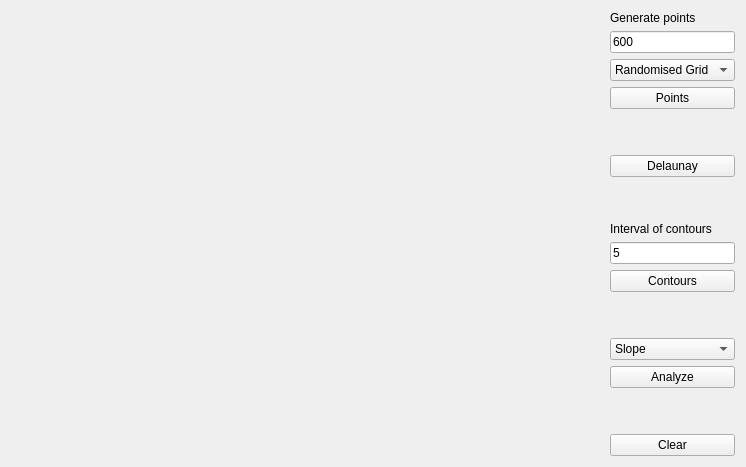
<?xml version="1.0" encoding="UTF-8"?>
<ui version="4.0">
 <class>Widget</class>
 <widget class="QWidget" name="Widget">
  <property name="geometry">
   <rect>
    <x>0</x>
    <y>0</y>
    <width>746</width>
    <height>467</height>
   </rect>
  </property>
  <property name="windowTitle">
   <string>DTM</string>
  </property>
  <layout class="QHBoxLayout" name="horizontalLayout">
   <item>
    <widget class="Draw" name="Canvas" native="true">
     <property name="sizePolicy">
      <sizepolicy hsizetype="Preferred" vsizetype="Preferred">
       <horstretch>1</horstretch>
       <verstretch>1</verstretch>
      </sizepolicy>
     </property>
    </widget>
   </item>
   <item>
    <layout class="QVBoxLayout" name="verticalLayout">
     <item>
      <widget class="QLabel" name="label">
       <property name="text">
        <string>Generate points</string>
       </property>
      </widget>
     </item>
     <item>
      <widget class="QLineEdit" name="points_count">
       <property name="text">
        <string>600</string>
       </property>
      </widget>
     </item>
     <item>
      <widget class="QComboBox" name="comboBox">
       <item>
        <property name="text">
         <string>Randomised Grid</string>
        </property>
       </item>
       <item>
        <property name="text">
         <string>Pile</string>
        </property>
       </item>
       <item>
        <property name="text">
         <string>Rest</string>
        </property>
       </item>
       <item>
        <property name="text">
         <string>Valley</string>
        </property>
       </item>
       <item>
        <property name="text">
         <string>Ridge</string>
        </property>
       </item>
      </widget>
     </item>
     <item>
      <widget class="QPushButton" name="Points">
       <property name="text">
        <string>Points</string>
       </property>
      </widget>
     </item>
     <item>
      <spacer name="verticalSpacer_8">
       <property name="orientation">
        <enum>Qt::Vertical</enum>
       </property>
       <property name="sizeHint" stdset="0">
        <size>
         <width>20</width>
         <height>40</height>
        </size>
       </property>
      </spacer>
     </item>
     <item>
      <widget class="QPushButton" name="Delaunay">
       <property name="text">
        <string>Delaunay</string>
       </property>
      </widget>
     </item>
     <item>
      <spacer name="verticalSpacer_5">
       <property name="orientation">
        <enum>Qt::Vertical</enum>
       </property>
       <property name="sizeHint" stdset="0">
        <size>
         <width>20</width>
         <height>40</height>
        </size>
       </property>
      </spacer>
     </item>
     <item>
      <widget class="QLabel" name="label_2">
       <property name="text">
        <string>Interval of contours</string>
       </property>
      </widget>
     </item>
     <item>
      <widget class="QLineEdit" name="DZ">
       <property name="text">
        <string>5</string>
       </property>
      </widget>
     </item>
     <item>
      <widget class="QPushButton" name="Contours">
       <property name="text">
        <string>Contours</string>
       </property>
      </widget>
     </item>
     <item>
      <spacer name="verticalSpacer_7">
       <property name="orientation">
        <enum>Qt::Vertical</enum>
       </property>
       <property name="sizeHint" stdset="0">
        <size>
         <width>20</width>
         <height>40</height>
        </size>
       </property>
      </spacer>
     </item>
     <item>
      <widget class="QComboBox" name="comboBox_2">
       <item>
        <property name="text">
         <string>Slope</string>
        </property>
       </item>
       <item>
        <property name="text">
         <string>Aspect</string>
        </property>
       </item>
      </widget>
     </item>
     <item>
      <widget class="QPushButton" name="Analyze">
       <property name="text">
        <string>Analyze</string>
       </property>
      </widget>
     </item>
     <item>
      <spacer name="verticalSpacer_6">
       <property name="orientation">
        <enum>Qt::Vertical</enum>
       </property>
       <property name="sizeHint" stdset="0">
        <size>
         <width>20</width>
         <height>40</height>
        </size>
       </property>
      </spacer>
     </item>
     <item>
      <widget class="QPushButton" name="Clear">
       <property name="text">
        <string>Clear</string>
       </property>
      </widget>
     </item>
    </layout>
   </item>
  </layout>
 </widget>
 <layoutdefault spacing="6" margin="11"/>
 <customwidgets>
  <customwidget>
   <class>Draw</class>
   <extends>QWidget</extends>
   <header location="global">draw.h</header>
   <container>1</container>
  </customwidget>
 </customwidgets>
 <resources/>
 <connections/>
</ui>
